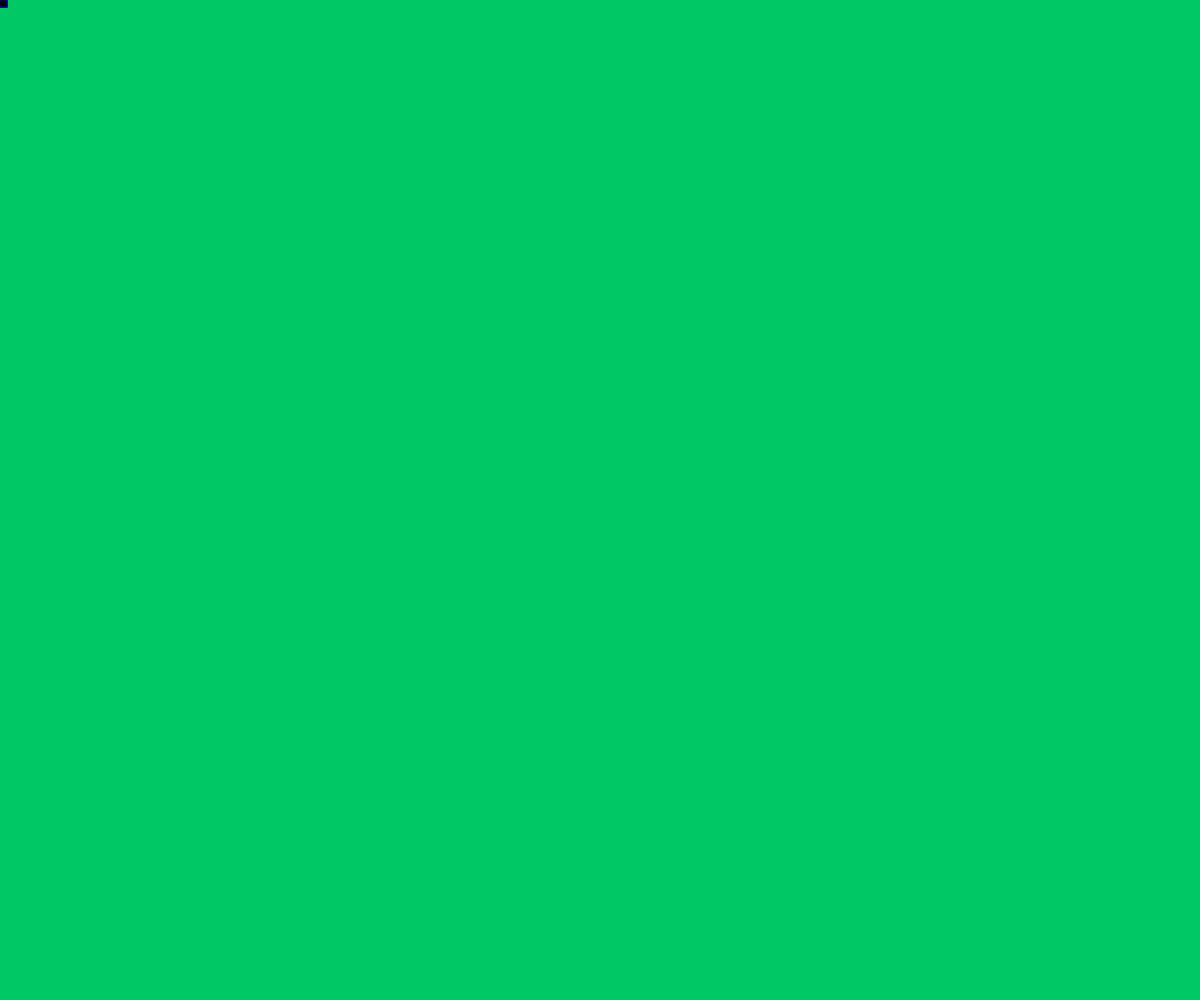
Frame 1 (no input)
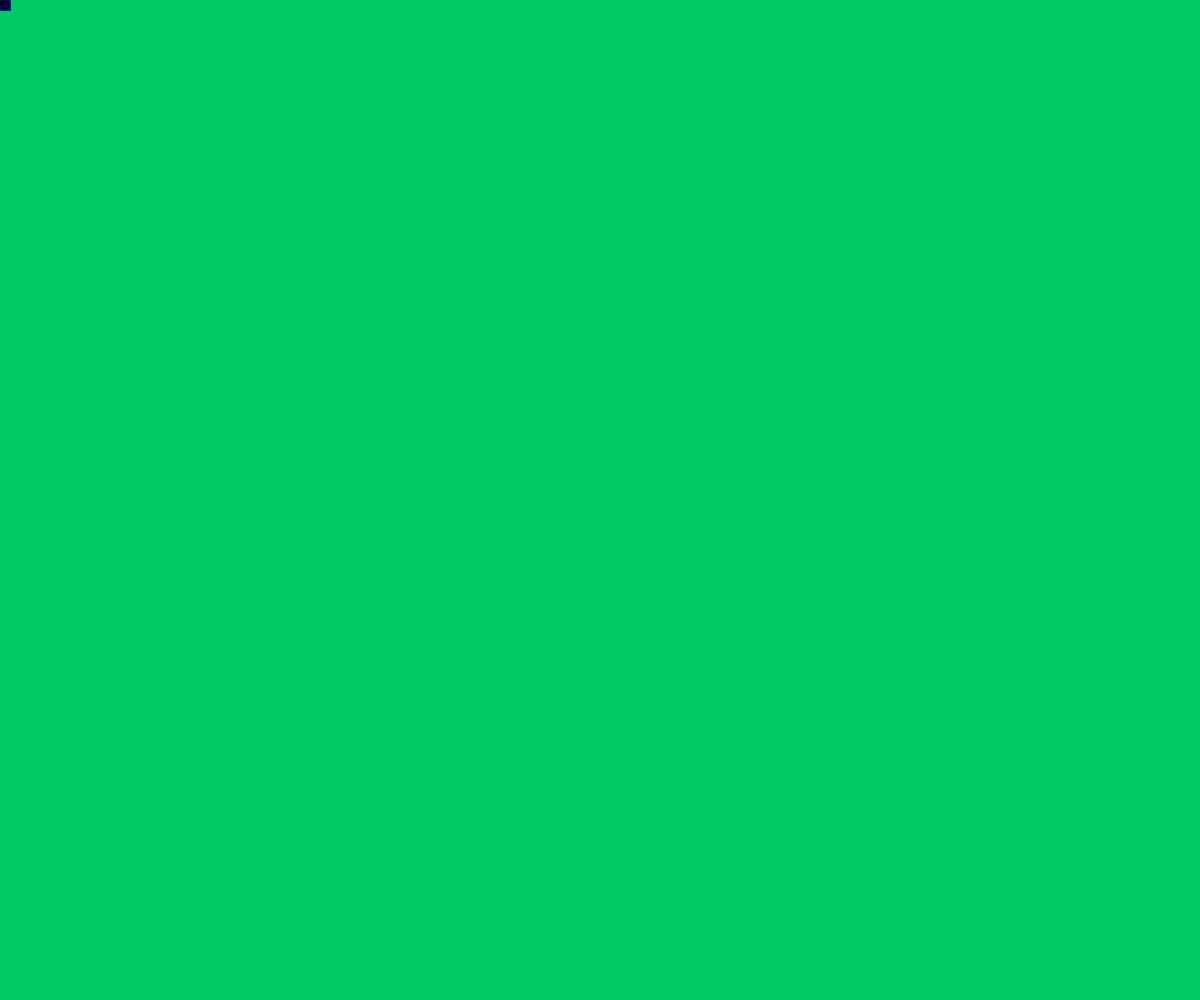
Frame 60 (no input)
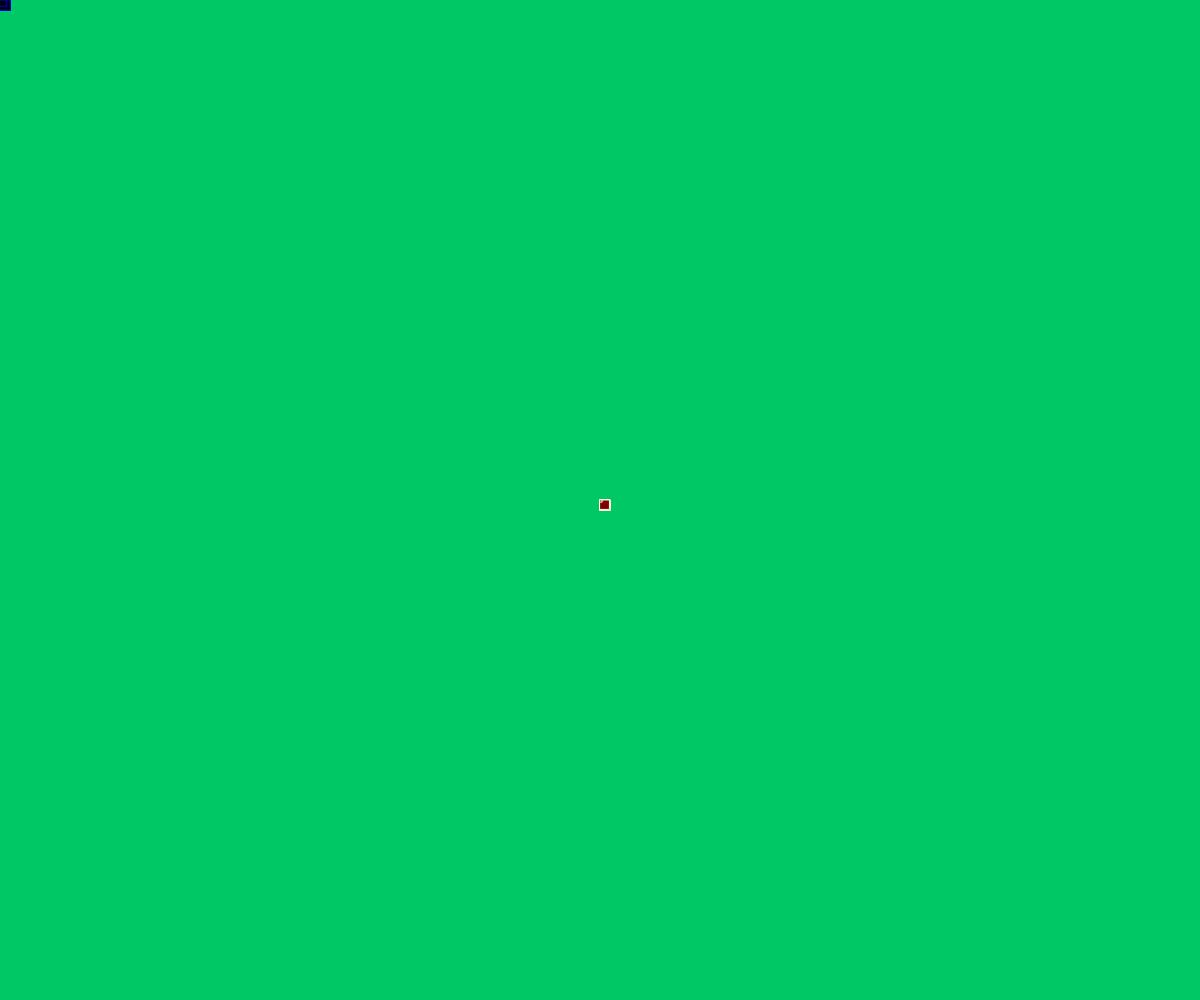
Frame 120 (the mouse pressed at the canvas centre since frame 60)

The p5.js sketch that drew these frames (run headless with seeded random() and noise() and a simulated clock; from frame 60 on, the mouse is pressed at the canvas centre):

// p5.js sketch
// ── sketch.js
function setup() {
    createCanvas(innerWidth,innerHeight)

    background(0,200,100)
}

function draw() {

    let red = map(mouseX, 0, width, 0, 255)
    fill(red,0,0)
    // noFill()
    strokeWeight(1)
    stroke(mouseX,mouseY,225)
    rect(mouseX,mouseY, random(10.50))
    


}
// an event listener that "listens" for when the page is resized.
function windowResized() {
    resizeCanvas(innerWidth, innerHeight);
}
// ── style.css
/* html {
    cursor: none;
} */


canvas {
    position: fixed;
    top: 0;
    z-index: -1;
    width: 100%;
    object-fit: cover;
    object-position: center;
}
